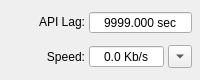
       <widget class="QWidget" name="widgetNetwork" native="true">
        <property name="sizePolicy">
         <sizepolicy hsizetype="Preferred" vsizetype="Preferred">
          <horstretch>0</horstretch>
          <verstretch>0</verstretch>
         </sizepolicy>
        </property>
        <property name="maximumSize">
         <size>
          <width>200</width>
          <height>80</height>
         </size>
        </property>
        <property name="font">
         <font>
          <weight>50</weight>
          <bold>false</bold>
         </font>
        </property>
        <property name="accessibleName">
         <string>NETWORK</string>
        </property>
        <property name="accessibleDescription">
         <string/>
        </property>
        <layout class="QGridLayout" name="gridLayout_4">
         <property name="leftMargin">
          <number>8</number>
         </property>
         <property name="topMargin">
          <number>6</number>
         </property>
         <property name="rightMargin">
          <number>8</number>
         </property>
         <property name="bottomMargin">
          <number>6</number>
         </property>
         <property name="horizontalSpacing">
          <number>4</number>
         </property>
         <property name="verticalSpacing">
          <number>6</number>
         </property>
         <item row="0" column="0">
          <widget class="QLabel" name="lagApiLabel">
           <property name="sizePolicy">
            <sizepolicy hsizetype="Preferred" vsizetype="Maximum">
             <horstretch>0</horstretch>
             <verstretch>0</verstretch>
            </sizepolicy>
           </property>
           <property name="minimumSize">
            <size>
             <width>0</width>
             <height>0</height>
            </size>
           </property>
           <property name="accessibleName">
            <string>TR00016</string>
           </property>
           <property name="text">
            <string>API Lag:</string>
           </property>
           <property name="alignment">
            <set>Qt::AlignRight|Qt::AlignTrailing|Qt::AlignVCenter</set>
           </property>
          </widget>
         </item>
         <item row="1" column="0">
          <widget class="QLabel" name="label_30">
           <property name="sizePolicy">
            <sizepolicy hsizetype="Preferred" vsizetype="Preferred">
             <horstretch>0</horstretch>
             <verstretch>0</verstretch>
            </sizepolicy>
           </property>
           <property name="accessibleName">
            <string>NETWORK_SPEED</string>
           </property>
           <property name="text">
            <string>Speed:</string>
           </property>
           <property name="alignment">
            <set>Qt::AlignRight|Qt::AlignTrailing|Qt::AlignVCenter</set>
           </property>
          </widget>
         </item>
         <item row="0" column="1">
          <widget class="QDoubleSpinBox" name="lastUpdate">
           <property name="sizePolicy">
            <sizepolicy hsizetype="Preferred" vsizetype="Fixed">
             <horstretch>0</horstretch>
             <verstretch>0</verstretch>
            </sizepolicy>
           </property>
           <property name="minimumSize">
            <size>
             <width>0</width>
             <height>0</height>
            </size>
           </property>
           <property name="whatsThis">
            <string>ApiLag</string>
           </property>
           <property name="accessibleName">
            <string>TR00113</string>
           </property>
           <property name="styleSheet">
            <string notr="true"/>
           </property>
           <property name="alignment">
            <set>Qt::AlignCenter</set>
           </property>
           <property name="readOnly">
            <bool>true</bool>
           </property>
           <property name="buttonSymbols">
            <enum>QAbstractSpinBox::NoButtons</enum>
           </property>
           <property name="prefix">
            <string/>
           </property>
           <property name="suffix">
            <string> sec</string>
           </property>
           <property name="decimals">
            <number>3</number>
           </property>
           <property name="minimum">
            <double>0.000000000000000</double>
           </property>
           <property name="maximum">
            <double>9999.000000000000000</double>
           </property>
           <property name="value">
            <double>9999.000000000000000</double>
           </property>
          </widget>
         </item>
         <item row="1" column="1">
          <layout class="QHBoxLayout" name="horizontalLayout_11">
           <property name="spacing">
            <number>4</number>
           </property>
           <item>
            <widget class="QDoubleSpinBox" name="trafficSpeed">
             <property name="sizePolicy">
              <sizepolicy hsizetype="Maximum" vsizetype="Fixed">
               <horstretch>0</horstretch>
               <verstretch>0</verstretch>
              </sizepolicy>
             </property>
             <property name="minimumSize">
              <size>
               <width>0</width>
               <height>0</height>
              </size>
             </property>
             <property name="accessibleName">
              <string/>
             </property>
             <property name="styleSheet">
              <string notr="true"/>
             </property>
             <property name="alignment">
              <set>Qt::AlignCenter</set>
             </property>
             <property name="readOnly">
              <bool>true</bool>
             </property>
             <property name="buttonSymbols">
              <enum>QAbstractSpinBox::NoButtons</enum>
             </property>
             <property name="keyboardTracking">
              <bool>false</bool>
             </property>
             <property name="prefix">
              <string/>
             </property>
             <property name="suffix">
              <string> Kb/s</string>
             </property>
             <property name="decimals">
              <number>1</number>
             </property>
             <property name="minimum">
              <double>0.000000000000000</double>
             </property>
             <property name="maximum">
              <double>9999.000000000000000</double>
             </property>
             <property name="value">
              <double>0.000000000000000</double>
             </property>
            </widget>
           </item>
           <item>
            <widget class="QToolButton" name="networkMenu">
             <property name="text">
              <string/>
             </property>
             <property name="popupMode">
              <enum>QToolButton::DelayedPopup</enum>
             </property>
             <property name="arrowType">
              <enum>Qt::DownArrow</enum>
             </property>
            </widget>
           </item>
          </layout>
         </item>
        </layout>
       </widget>
